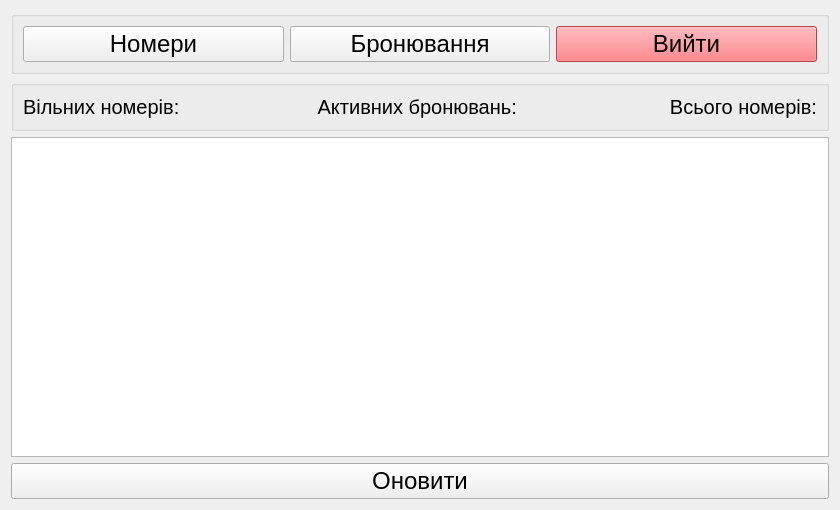
<?xml version="1.0" encoding="UTF-8"?>
<ui version="4.0">
 <class>ManagerPanel</class>
 <widget class="QWidget" name="ManagerPanel">
  <property name="geometry">
   <rect>
    <x>0</x>
    <y>0</y>
    <width>840</width>
    <height>510</height>
   </rect>
  </property>
  <property name="windowTitle">
   <string>Form</string>
  </property>
  <layout class="QGridLayout" name="gridLayout_2">
   <item row="0" column="0">
    <widget class="QGroupBox" name="groupBox">
     <property name="title">
      <string/>
     </property>
     <layout class="QHBoxLayout" name="horizontalLayout">
      <item>
       <widget class="QPushButton" name="pbRooms">
        <property name="font">
         <font>
          <pointsize>18</pointsize>
         </font>
        </property>
        <property name="text">
         <string>Номери</string>
        </property>
       </widget>
      </item>
      <item>
       <widget class="QPushButton" name="pbBookings">
        <property name="font">
         <font>
          <pointsize>18</pointsize>
         </font>
        </property>
        <property name="text">
         <string>Бронювання</string>
        </property>
       </widget>
      </item>
      <item>
       <widget class="QPushButton" name="pbLogout">
        <property name="font">
         <font>
          <pointsize>18</pointsize>
         </font>
        </property>
        <property name="styleSheet">
         <string notr="true">background: #fd5c63</string>
        </property>
        <property name="text">
         <string>Вийти</string>
        </property>
       </widget>
      </item>
     </layout>
    </widget>
   </item>
   <item row="1" column="0">
    <widget class="QGroupBox" name="groupBox_2">
     <property name="title">
      <string/>
     </property>
     <layout class="QGridLayout" name="gridLayout">
      <item row="0" column="0">
       <layout class="QHBoxLayout" name="horizontalLayout_2">
        <item>
         <widget class="QLabel" name="lblAvailableRooms">
          <property name="font">
           <font>
            <pointsize>15</pointsize>
           </font>
          </property>
          <property name="text">
           <string>Вільних номерів:</string>
          </property>
         </widget>
        </item>
        <item>
         <widget class="QLabel" name="lblActiveBookings">
          <property name="font">
           <font>
            <pointsize>15</pointsize>
           </font>
          </property>
          <property name="text">
           <string>Активних бронювань: </string>
          </property>
          <property name="alignment">
           <set>Qt::AlignmentFlag::AlignCenter</set>
          </property>
         </widget>
        </item>
        <item>
         <widget class="QLabel" name="lblTotalRooms">
          <property name="font">
           <font>
            <pointsize>15</pointsize>
           </font>
          </property>
          <property name="text">
           <string>Всього номерів:</string>
          </property>
          <property name="alignment">
           <set>Qt::AlignmentFlag::AlignRight|Qt::AlignmentFlag::AlignTrailing|Qt::AlignmentFlag::AlignVCenter</set>
          </property>
         </widget>
        </item>
       </layout>
      </item>
     </layout>
    </widget>
   </item>
   <item row="2" column="0">
    <widget class="QTableView" name="tableViewBookings"/>
   </item>
   <item row="3" column="0">
    <widget class="QPushButton" name="pbRefresh">
     <property name="font">
      <font>
       <pointsize>18</pointsize>
      </font>
     </property>
     <property name="text">
      <string>Оновити</string>
     </property>
    </widget>
   </item>
  </layout>
 </widget>
 <resources/>
 <connections/>
</ui>
